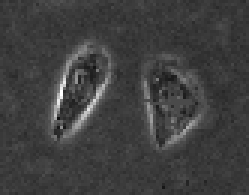
%> input picture CV code_Sample/test_images/twocells.bmp, 83 x 65 px (shown 3 times larger)
$ octave Test_demo.m   (GNU Octave 9; MATLAB toolbox functions it lacks are replaced by stand-ins)
%> lines starting %> are read from the running program, lines starting %| are printed output that depends on the picture; in (x1, y1, x2, y2) boxes, pixels count from 0 and x2, y2 are one past the last pixel; in counts of white or black regions, pixels touching at a corner belong together; the program's own positions count from 1
### CV code_Sample/plotLevelSet.m
function [c,h]=plotLevelSet(u,zLevel, style)
%   plotLevelSet(u,zLevel, style) plot the level contour of function u at
%   the zLevel.
%   created on 04/26/2004
%   author: Chunming Li
%   email: li_chunming@hotmail.com
%   Copyright (c) 2004-2006 by Chunming Li
% hold on;
[c,h] = contour(u,[zLevel zLevel],style);
% hold off;

### CV code_Sample/GaosiGrad2.m
function g = GaosiGrad2(I,sigmma)

% %生成二维高斯卷积核，sigma=0.5
 G=fspecial('gaussian',15,sigmma);
 II=conv2(I,G,'same');
 [Ix,Iy]=gradient(II);
 f = Ix.^2 + Iy.^2;
 g = 1./(1+f);

end

### CV code_Sample/BoundMirrorExpand.m
function B = BoundMirrorExpand(A)

[m,n] = size(A);
yi = 2:m+1;
xi = 2:n+1;
B = zeros(m+2,n+2);
B(yi,xi) = A;
B([1 m+2],[1 n+2]) = B([3 m],[3 n]);  % mirror corners
B([1 m+2],xi) = B([3 m],xi);          % mirror left and right boundary
B(yi,[1 n+2]) = B(yi,[3 n]);          % mirror top and bottom boundary

### CV code_Sample/evolution_cv.m
function phi = evolution_cv(I, phi0, mu, nu, lambda_1, delta_t, epsilon, numIter,g);
%   evolution_withoutedge(I, phi0, mu, nu, lambda_1, lambda_2, delta_t, delta_h, epsilon, numIter);
%   input:
%       I: input image
%       phi0: level set function to be updated 准备被更新的水平集函数
%       mu: weight for length term    参数u
%       nu: weight for area term, default value 0   参数v
%       lambda_1:  weight for c1 fitting term   参数人1
%       lambda_2:  weight for c2 fitting term   参数人1
%       delta_t: time step
%       epsilon: parameter for computing smooth Heaviside and dirac function
%       numIter: number of iterations   迭代次数
%   output:
%       phi: updated level set function
%
%   created on 04/26/2004
%   author: Chunming Li
%   email: li_chunming@hotmail.com
%   Copyright (c) 2004-2006 by Chunming Li


I = BoundMirrorExpand(I); % 镜像边缘延拓?为什么需要镜像边缘延拓，为了不丢失信息吗
phi = BoundMirrorExpand(phi0);
g = BoundMirrorExpand(g);


for k = 1 : numIter
    phi = BoundMirrorEnsure(phi);    %镜像边缘确保
    g = BoundMirrorEnsure(g);

    delta_h = Delta(phi,epsilon);
    Curv = curvature(phi);           %曲率公式
    delta_p = del2(phi);             %拉普拉斯算子

    [gx,gy]=gradient(g);
    [phix,phiy]=gradient(phi);

    norm=sqrt(phix.^2 + phiy.^2 + 1e-10);
    phixn=phix./norm;phiyn=phiy./norm;
    % updating the phi function
    phi=phi+delta_t*(mu*(4*delta_p-Curv)+lambda_1*delta_h.*(gx.*phixn+gy.*phiyn+g.*Curv)+nu*g.*delta_h);
end
phi = BoundMirrorShrink(phi); % 去掉延拓的边缘

### CV code_Sample/BoundMirrorShrink.m
function B = BoundMirrorShrink(A)
[m,n] = size(A);
yi = 2:m-1;
xi = 2:n-1;
B = A(yi,xi);

### CV code_Sample/sdf2circle.m
function f = sdf2circle(nrow,ncol, ic,jc,r)
%   sdf2circle(nrow,ncol, ic,jc,r) computes the signed distance to a circle
%   input:
%       nrow: number of rows
%       ncol: number of columns
%       (ic,jc): center of the circle
%       r: radius of the circle
%   output:
%       f: signed distance to the circle
%
%   created on 04/26/2004
%   author: Chunming Li
%   email: li_chunming@hotmail.com
%   Copyright (c) 2004-2006 by Chunming Li


[X,Y] = meshgrid(1:ncol, 1:nrow);

f = sqrt((X-jc).^2+(Y-ic).^2)-r;

%f=sdf2circle(100,50,51,25,10);figure;imagesc(f)

### CV code_Sample/Test_demo.m
%% Matlad code implementing Chan-Vese model in the paper 'Active Contours Without Edges'(IEEE TIP 2001)
%   This method works well for bimodal images, for example the image 'three.bmp'

%清空缓存
clear;
close all;
clc;

%读取图像数据：有四张图可随意更换图像查看结果
%Img=imread('test_images/three.bmp');      % example that CV model works well
%Img=imread('test_images/circle.jpg');      % example that CV model works well
% Img=imread('test_images/vessel.bmp');    % Warning: example image that CV model does NOT work well
Img=imread('test_images/twoCells.bmp');   % Warning: example image that CV model does NOT work well
%> Img is the input picture: size 65x83x3 uint8; min 15, max 255, mean 63.2

if size(Img, 3) > 1                      %判断图像数据是否为rgb图像，若是则转为灰度图像
    U = rgb2gray(Img);
else
    U = Img;
end

[nrow,ncol] =size(U); % get the size
%> nrow = 65; ncol = 83

ic=nrow/2;
%> ic = 32.5
jc=ncol/2;
%> jc = 41.5
r=27;   %初始水平集函数的半径
 phi_0 = sdf2circle(nrow,ncol,ic,jc,r); % construct the signed distance function
figure; mesh(phi_0); title('Signed Distance Function')
%> after `title('Signed Distance Function')`:
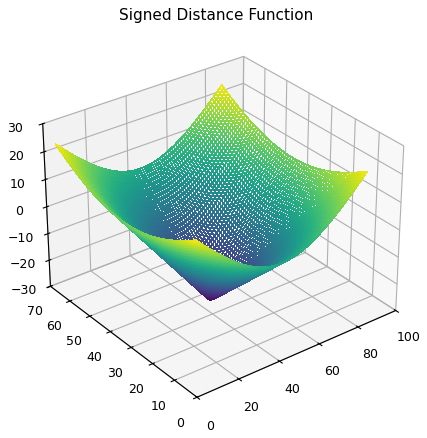
%> figure redrawn from the program's plot data

delta_t = 5;
lambda_1=3;
% lambda_2=1;
nu=5;
h = 1;
epsilon = 0.4;
mu = 0.04; %0.01*255*255;

I=double(U);
% iteration should begin from here
phi=phi_0;
figure(2);
subplot(1,2,1); mesh(phi);
subplot(1,2,2); imagesc(uint8(I));colormap(gray)
hold on;
plotLevelSet(phi,0,'r');

numIter = 3;
seg_region_old = zeros(size(U));
seg_region_new = zeros(size(U));

%生成初始梯度想
g=GaosiGrad2(I,0.5);
%> in GaosiGrad2, `[Ix,Iy]=gradient(II);`:
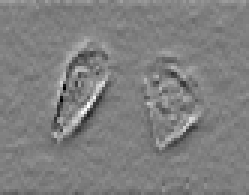
%> Iy: size 65x83 double (shown 3 times larger); min -52.34, max 52.13, mean 0; drawn with min black and max white


for k=1:250,
    phi = evolution_cv(I, phi, mu, nu, lambda_1, delta_t, epsilon, numIter,g);   % update level set function
    if mod(k,2)==0
        pause(.5);
        figure(2); clc; axis equal;
        title(sprintf('Itertion times: %d', k));
        subplot(1,2,1); mesh(phi);
        subplot(1,2,2); imagesc(uint8(I));colormap(gray)
        hold on; plotLevelSet(phi,0,'r');

        if k == 2
            seg_region_old = (phi < 0);
        else
            seg_region_new = (phi < 0);
            dif_pixNum = sum(sum(abs(seg_region_old - seg_region_new)));
            if dif_pixNum < 1 % 零水平集包围的区域不再变化，则终止迭代
                fprintf('Level set evolution is converged.\n');
                break;
            else
                seg_region_old = seg_region_new;
            end
        end
    end
end;
%> this loop made 250 passes
%> (h in plotLevelSet, dif_pixNum) on passes 4, 6, 8, 10, 12, 14, 16, 18, 20, 22, 24, 26: (-91.23, 101), (-94.13, 68), (-97.37, 48), (-100.8, 35), (-103.2, 42), (-106.1, 33), (-109.8, 35), (-112.1, 24), (-115.4, 16), (-118.1, 25), (-121.6, 27), (-124.7, 28)
%> h in plotLevelSet on pass 2: -88.88
%> pass 1, in evolution_cv, `g = BoundMirrorExpand(g);`:
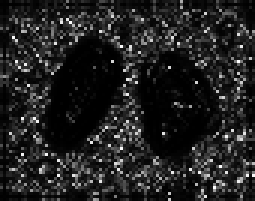
%> g: size 67x85 double (shown 3 times larger); min 0.000126, max 0.998, mean 0.131
%> pass 1, `phi = evolution_cv(I, phi, mu, nu, lambda_1, delta_t, epsilon, numIter..`:
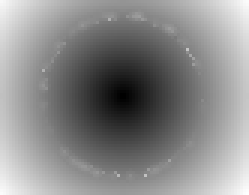
%> phi: size 65x83 double (shown 3 times larger); min -26.26, max 25.42, mean 1.6; drawn with min black and max white
%> after the loop:
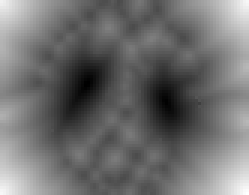
%> phi: size 65x83 double (shown 3 times larger); min -10.31, max 25.75, mean 5.4; drawn with min black and max white
%> after the loop:
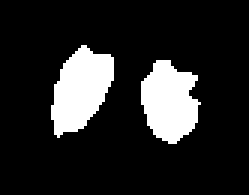
%> seg_region_new: size 65x83 logical (shown 3 times larger); 15.1% white; 2 white regions, box (x1, y1, x2, y2) and area: (17, 15, 38, 46) 420, (47, 20, 67, 48) 395
%> after the loop, dif_pixNum = 7
%> after the loop:
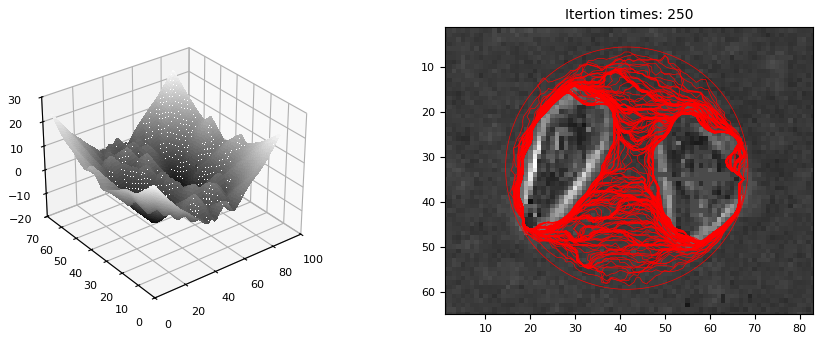
%> figure redrawn from the program's plot data, 2 panels
